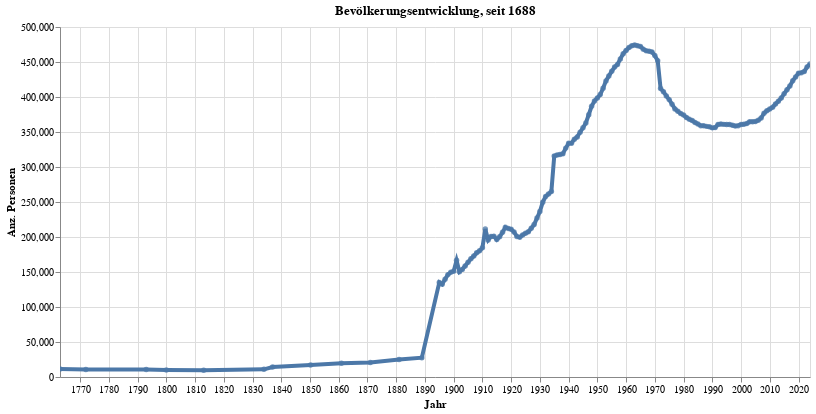

Notebook source saved alongside this figure:
### Code cell
myTitle="Bevölkerungsentwicklung, seit "+data_min_date

highlight = alt.selection(type='single', on='mouseover',
                          fields=['sum_WBev'], nearest=True)
#x='date:StichtagDatJahr',
base = alt.Chart(myAggAll.reset_index().query('sum_WBev>30'), title=myTitle).encode(
    x=alt.X('StichtagDatJahr', axis=alt.Axis(title='Jahr'))# , axis=alt.Axis(format='%', title='percentage')
    , y=alt.X('sum_WBev', axis=alt.Axis(title='Anz. Personen'))
    #, color=alt.Color('QuarLang', legend=alt.Legend(title="Altersgruppen", orient="right"))  
    ,tooltip=['StichtagDatJahr','sum_WBev']    
)
points = base.mark_circle().encode(
    opacity=alt.value(0.75)
).add_selection(
    highlight
).properties(
    width=750 , height=350
)
lines = base.mark_line().encode(
    size=alt.condition(~highlight, alt.value(0.5), alt.value(4))
).interactive()

lines + points

### Figure 1 — Vega-Lite specification as saved in the notebook (floating-point values rounded to 4 significant figures; data arrays with more than 128 entries replaced by an {"elided": "..."} marker saying what was removed)
{"config": {"view": {"continuousWidth": 400, "continuousHeight": 300}}, "layer": [{"mark": "line", "encoding": {"size": {"condition": {"value": 0.5, "selection": {"not": "selector001"}}, "value": 4}, "tooltip": [{"type": "temporal", "field": "StichtagDatJahr"}, {"type": "quantitative", "field": "sum_WBev"}], "x": {"type": "temporal", "axis": {"title": "Jahr"}, "field": "StichtagDatJahr"}, "y": {"type": "quantitative", "axis": {"title": "Anz. Personen"}, "field": "sum_WBev"}}, "selection": {"selector002": {"type": "interval", "bind": "scales", "encodings": ["x", "y"]}}, "title": "Bevölkerungsentwicklung, seit 1688"}, {"mark": "circle", "encoding": {"opacity": {"value": 0.75}, "tooltip": [{"type": "temporal", "field": "StichtagDatJahr"}, {"type": "quantitative", "field": "sum_WBev"}], "x": {"type": "temporal", "axis": {"title": "Jahr"}, "field": "StichtagDatJahr"}, "y": {"type": "quantitative", "axis": {"title": "Anz. Personen"}, "field": "sum_WBev"}}, "height": 350, "selection": {"selector001": {"type": "single", "on": "mouseover", "fields": ["sum_WBev"], "nearest": true}}, "title": "Bevölkerungsentwicklung, seit 1688", "width": 750}], "data": {"name": "data-2137da634528851167493c9a4d912702"}, "$schema": "https://vega.github.io/schema/vega-lite/v4.8.1.json", "datasets": {"data-2137da634528851167493c9a4d912702": {"elided": "142 records"}}}
